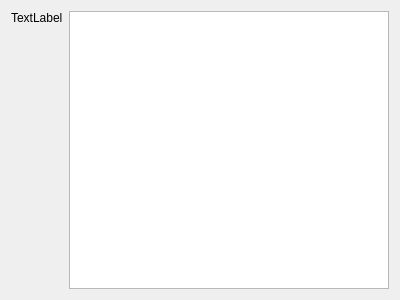
<?xml version="1.0" encoding="UTF-8"?>
<ui version="4.0">
 <class>InfoDlgMbox</class>
 <widget class="QDialog" name="InfoDlgMbox">
  <property name="geometry">
   <rect>
    <x>0</x>
    <y>0</y>
    <width>400</width>
    <height>300</height>
   </rect>
  </property>
  <property name="windowTitle">
   <string>Dialog</string>
  </property>
  <layout class="QHBoxLayout" name="horizontalLayout">
   <item>
    <widget class="QLabel" name="label">
     <property name="text">
      <string>TextLabel</string>
     </property>
     <property name="alignment">
      <set>Qt::AlignLeading|Qt::AlignLeft|Qt::AlignTop</set>
     </property>
    </widget>
   </item>
   <item>
    <widget class="QTextEdit" name="textEdit"/>
   </item>
  </layout>
 </widget>
 <resources/>
 <connections/>
</ui>
